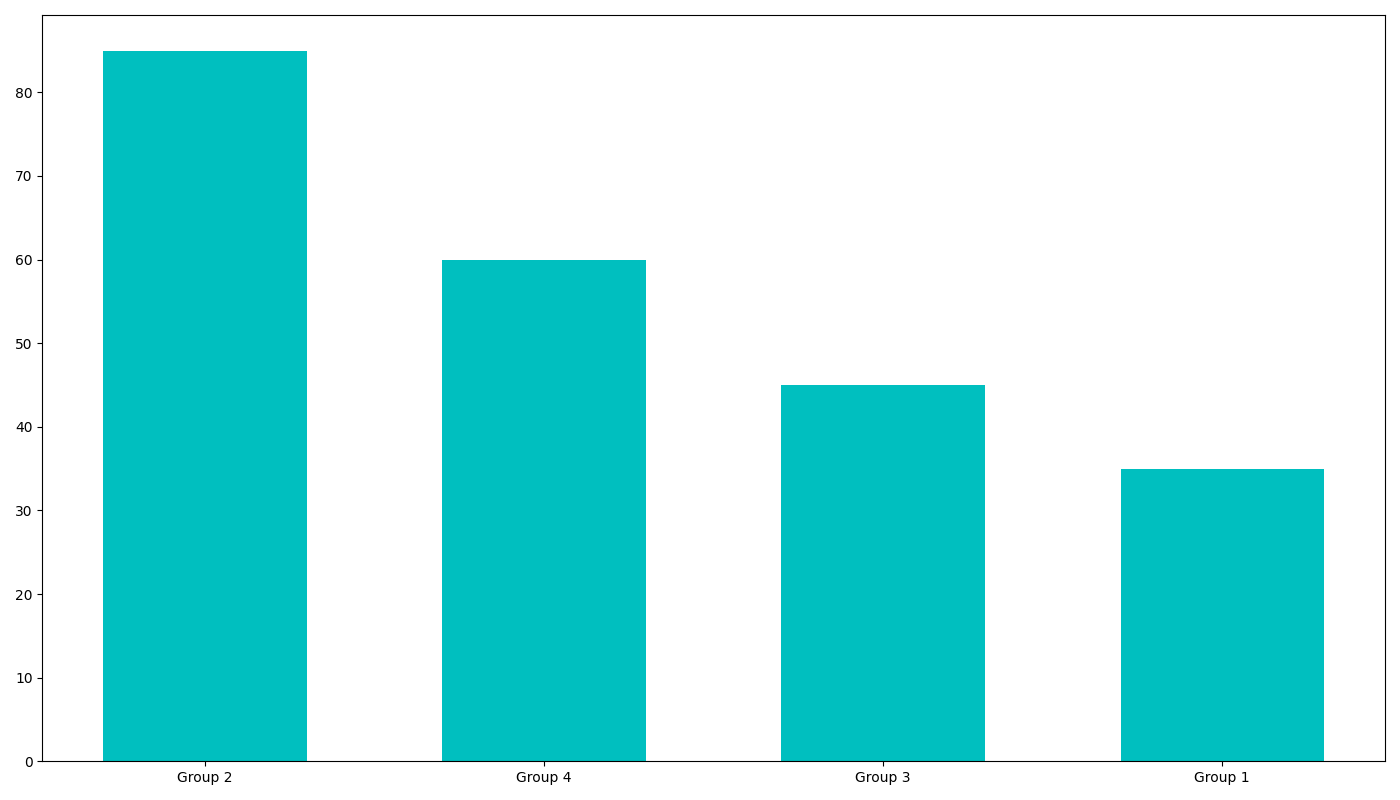

Here is the Python script that generated this plot:
import matplotlib.pyplot as plt
import numpy as np

monthly_sales = np.array([
    [35, 40, 20, 25, 45, 30, 55, 35, 40, 30, 50, 60],
    [85, 60, 45, 30, 90, 55, 65, 50, 75, 25, 70, 80],
    [45, 65, 30, 55, 50, 40, 55, 35, 60, 50, 40, 45],
    [60, 70, 25, 35, 40, 20, 30, 45, 75, 55, 65, 50]
])

# Calculate total sales for each group and sort by these totals
total_sales = monthly_sales.sum(axis=1)
sorted_indices = np.argsort(total_sales)[::-1]  # Sort in descending order

# Sort data based on total sales
sorted_sales = monthly_sales[sorted_indices]

# Plotting the sorted bar chart
fig, ax = plt.subplots(figsize=(14, 8))
bar_width = 0.6  # Use a wider bar for a single series

r = np.arange(len(sorted_sales))

ax.bar(r, sorted_sales[:, 0], color='c', width=bar_width)

ax.set_xticks(r)
ax.set_xticklabels([f'Group {i+1}' for i in sorted_indices])

plt.tight_layout()
plt.show()
